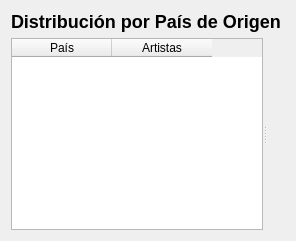
        <widget class="QWidget" name="page_countries">
         <layout class="QVBoxLayout" name="verticalLayout_countries">
          <item>
           <widget class="QLabel" name="label_countries_title">
            <property name="sizePolicy">
             <sizepolicy hsizetype="Preferred" vsizetype="Fixed">
              <horstretch>0</horstretch>
              <verstretch>0</verstretch>
             </sizepolicy>
            </property>
            <property name="styleSheet">
             <string>font-size: 18px; font-weight: bold;</string>
            </property>
            <property name="text">
             <string>Distribución por País de Origen</string>
            </property>
           </widget>
          </item>
          <item>
           <widget class="QSplitter" name="splitter_countries">
            <property name="orientation">
             <enum>Qt::Orientation::Horizontal</enum>
            </property>
            <widget class="QWidget" name="widget_countries_table">
             <layout class="QVBoxLayout" name="verticalLayout_countries_table">
              <item>
               <widget class="QTableWidget" name="table_countries">
                <column>
                 <property name="text">
                  <string>País</string>
                 </property>
                </column>
                <column>
                 <property name="text">
                  <string>Artistas</string>
                 </property>
                </column>
               </widget>
              </item>
             </layout>
            </widget>
            <widget class="QWidget" name="widget_countries_chart">
             <layout class="QVBoxLayout" name="verticalLayout_countries_chart">
              <item>
               <widget class="QWidget" name="chart_container_countries" native="true">
                <layout class="QVBoxLayout" name="verticalLayout_3"/>
               </widget>
              </item>
             </layout>
            </widget>
           </widget>
          </item>
         </layout>
        </widget>
